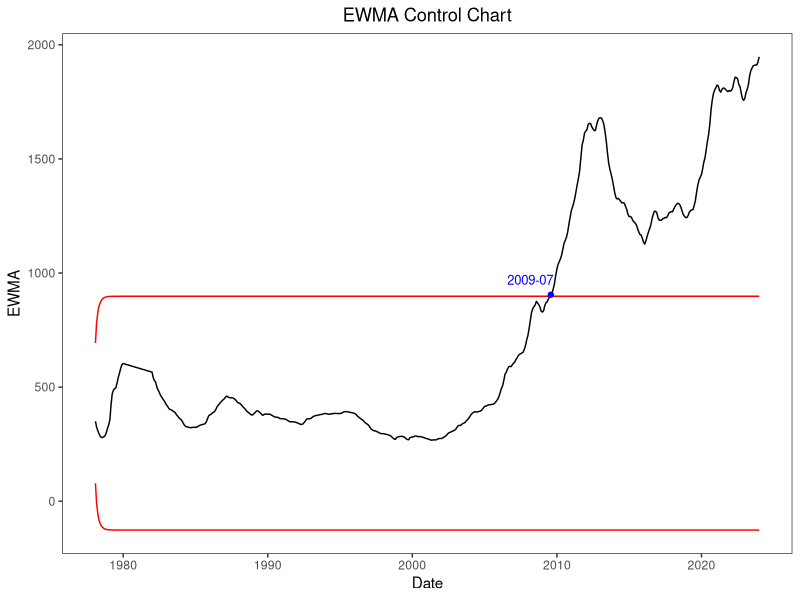

This chart was generated by the following R code:
library(readr)
library(ggplot2)

# Load data
Golden <- read_csv("price.csv")
price <- Golden$price
Date <- as.Date(Golden$Date)

x <- price
mu <- mean(x[1:337])
sigma <- sd(x)
n <- length(x)

# set parameter
q = 0.8
alpha = 1
L = 2.8643

# weight of EWMA
wt=vj=c()
for(i in 1:n){wt[i] = q^((i-1)^alpha)-q^(i^alpha)}
for(j in 1:n){vj[j] = sum(wt[1:j]*wt[1:j])*(sigma^2)}

# compute statistic of EWMA, UCL and LCL
ewma = ucl = lcl = c()
for(j in 1:n){
  zsum = sum(wt[1:j]*x[j:1]) + mu*(q^(j^alpha))
  ewma[j] = zsum
  ucl[j] = mu+L*sqrt(vj[j])
  lcl[j] = mu-L*sqrt(vj[j])
}

# Find the first index that exceeds the control limit
exceed_indices <- which(ewma > ucl)[1]

ewma_df <- data.frame(Date = Date, EWMA = ewma, UCL = ucl, LCL = lcl)

# plot result
ggplot(ewma_df, aes(x = Date)) +
  geom_line(aes(y = EWMA), color = "black") +
  geom_line(aes(y = UCL), color = "red", linetype = "solid") +
  geom_line(aes(y = LCL), color = "red", linetype = "solid") +
  labs(x = "Date", y = "EWMA", title = "EWMA Control Chart") +
  theme_bw() + 
  theme(panel.grid = element_blank()) +
  theme(plot.title = element_text(hjust = 0.5)) +
  geom_point(data = ewma_df[exceed_indices, ], aes(x = Date, y = EWMA), color = "blue", size = 1.5) +
  geom_text(data = ewma_df[exceed_indices, ], aes(x = Date, y = EWMA, label = format(Date, "%Y-%m")), vjust = -1, hjust = 0.95, color = "blue", size = 3.3)

